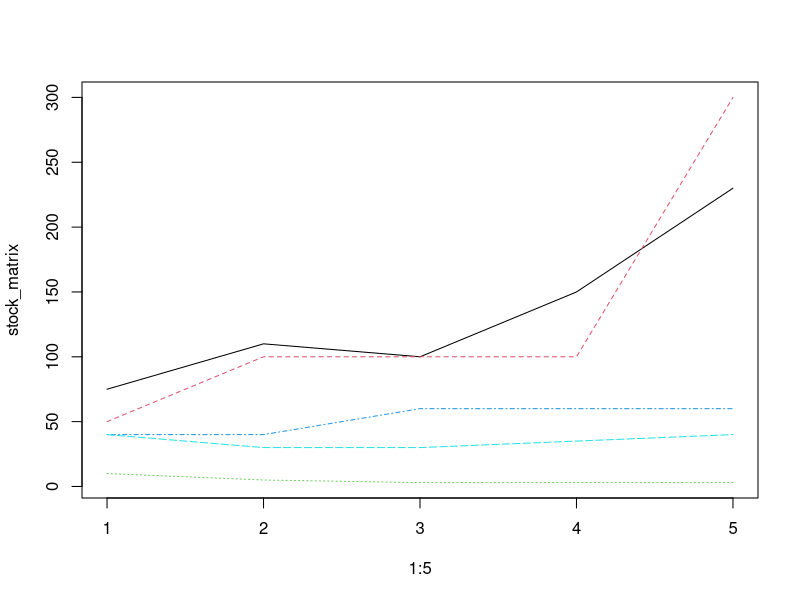
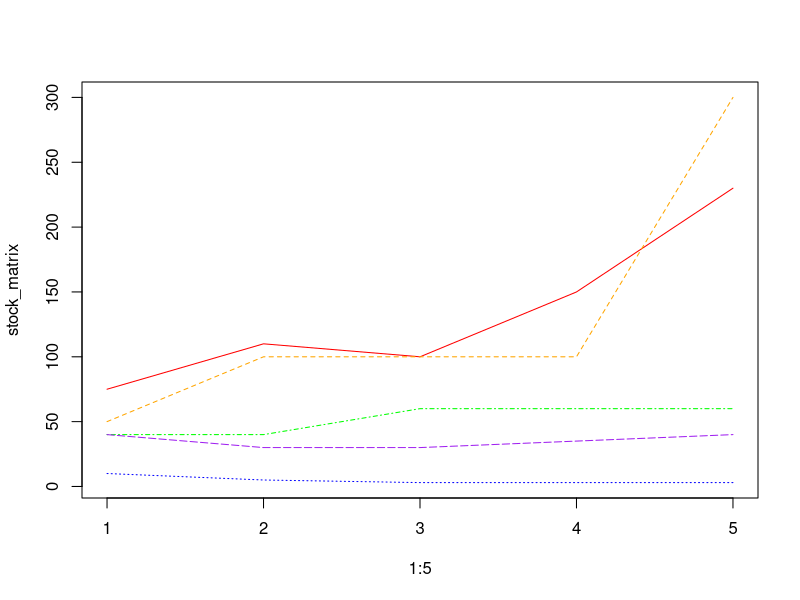

Write the R code that produced these figures, in order.
# Real World Examples, Lecture 4

# Imagine we have information about how much stocks cost stored in vectors

apple_stock <- c(75, 110, 100, 150, 230)

netflix_stock <- c(50, 100, 100, 100, 300)

groupon_stock <- c(10, 5, 3, 3, 3)

starbucks_stock <- c(40, 40, 60, 60, 60)

gm_stock <- c(40, 30, 30, 35, 40)

# Lets say I think that the stock with the smallest difference between the max value and the current value is the best to buy, I could compare max(stock) - tail(stock, n = 1) for each stock

max(apple_stock) - tail(apple_stock, n = 1)
max(netflix_stock) - tail(netflix_stock, n = 1)

# But this is annoying, because I have to do it over and over, what if I combine these into a matrix?

stock_matrix <- cbind(apple_stock, netflix_stock, groupon_stock, starbucks_stock, gm_stock)

stock_matrix

# We can quickly get the max of each stock using an apply statement, and the current value of each stock is the final row (or column depending how we bound)

apply(stock_matrix, 2, max) - stock_matrix[5, ]

# By this metric it's pretty unclear which stock we should buy, though groupon isn't looking good, maybe we should try something more sophisticated, we can look at a a plot using matplot(1:5, stock_matrix, type= "l")

row.names(stock_matrix) <- c(2013:2017)

stock_matrix

matplot(1:5, stock_matrix, type = "l")

matplot(1:5, stock_matrix, type = "l", col = c("red", "orange", "blue", "green", "purple"))

colnames(stock_matrix)
# Though now we don't know which stock is which! Let's manually set this information with col
# We know the colors are assigned to the columns in order, later we will learn how to add legends to our plots and generally make more sophisticated plots. But for now I will go buy all the Netflix Stock! (Kidding)


# Arrays

# IRL, arrays of brain activations have millions of voxels! But this takes a long time to process so won't fit in a simple demo, so we will pretend our brain only have 5 x 5 x 5 voxels

# These are functions I'm using to make fake data rather than coming up with 125 random numbers off the top of my head
data_resting <- runif(125)
data_picture_viewing <- abs(rnorm(125))

# We can store data from resting scans and data from picture-viewing scans in two 5 x 5 x 5 arrays

array_resting <- array(data_resting, c(5,5,5))

array_picture_viewing <- array(data_picture_viewing, c(5,5,5))
# Then, we can see the difference in activation by subtracting one array from the other

array_diff <- array_picture_viewing - array_resting

# This array is still pretty hard to read, we should make a new empty 5 x 5 x 5 array then mark the voxels that have high difference scores using "which" and array indexing

array_active <- array(rep(0, 125), c(5,5,5))

array_active[which(array_diff > 1)] <-1

# In reality our difference test would be something more sophisticated than > 1, but that is outside the scope of this lesson. We would also likely use neuro specific packages to mark these location on a picture of a brain.